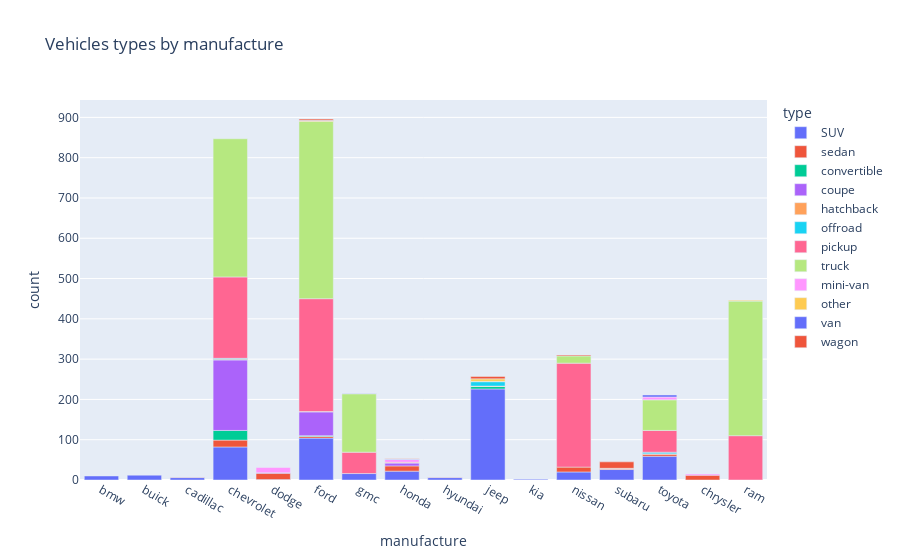

Source (notebook cell):
### Markdown cell above
Por último existe um gráfico em barras que entrega uma visualização mais ampla da quantidade de veículos filtrados apenas pelos valores inseridos no input inicial, assim conseguimos observar essas quantidades divididas por fabricante, e também com um pequeno filtro interativo do plotly express que nos permite escolher quais tipos de veículos queremos visualizar.

### Code cell
# Agregando os tipos de veículos por marca
aggregated_data = filter_by_price.groupby(['manufacture', 'type']).size().reset_index(name='count')
# criar um gráfico de barras
fig = px.bar(aggregated_data, x='manufacture', y='count',
            color='type',
            title='Vehicles types by manufacture')
# exibir um gráfico plotly interativo
fig.show()

### Figure 1 — Plotly figure (JSON) as saved in the notebook; plotly's stock layout.template omitted (floating-point values rounded to 4 significant figures)
{"data": [{"hovertemplate": "type=SUV<br>manufacture=%{x}<br>count=%{y}<extra></extra>", "legendgroup": "SUV", "marker": {"color": "#636efa", "pattern": {"shape": ""}}, "name": "SUV", "orientation": "v", "showlegend": true, "textposition": "auto", "type": "bar", "x": ["bmw", "buick", "cadillac", "chevrolet", "dodge", "ford", "gmc", "honda", "hyundai", "jeep", "kia", "nissan", "subaru", "toyota"], "xaxis": "x", "y": [10, 12, 6, 82, 1, 104, 16, 22, 6, 226, 2, 20, 26, 59], "yaxis": "y"}, {"hovertemplate": "type=sedan<br>manufacture=%{x}<br>count=%{y}<extra></extra>", "legendgroup": "sedan", "marker": {"color": "#EF553B", "pattern": {"shape": ""}}, "name": "sedan", "orientation": "v", "showlegend": true, "textposition": "auto", "type": "bar", "x": ["cadillac", "chevrolet", "chrysler", "dodge", "ford", "honda", "hyundai", "nissan", "subaru", "toyota"], "xaxis": "x", "y": [1, 17, 12, 16, 4, 13, 1, 12, 2, 5], "yaxis": "y"}, {"hovertemplate": "type=convertible<br>manufacture=%{x}<br>count=%{y}<extra></extra>", "legendgroup": "convertible", "marker": {"color": "#00cc96", "pattern": {"shape": ""}}, "name": "convertible", "orientation": "v", "showlegend": true, "textposition": "auto", "type": "bar", "x": ["chevrolet", "ford", "jeep"], "xaxis": "x", "y": [24, 2, 6], "yaxis": "y"}, {"hovertemplate": "type=coupe<br>manufacture=%{x}<br>count=%{y}<extra></extra>", "legendgroup": "coupe", "marker": {"color": "#ab63fa", "pattern": {"shape": ""}}, "name": "coupe", "orientation": "v", "showlegend": true, "textposition": "auto", "type": "bar", "x": ["chevrolet", "dodge", "ford", "honda"], "xaxis": "x", "y": [175, 1, 59, 7], "yaxis": "y"}, {"hovertemplate": "type=hatchback<br>manufacture=%{x}<br>count=%{y}<extra></extra>", "legendgroup": "hatchback", "marker": {"color": "#FFA15A", "pattern": {"shape": ""}}, "name": "hatchback", "orientation": "v", "showlegend": true, "textposition": "auto", "type": "bar", "x": ["chevrolet", "ford", "honda", "jeep", "subaru", "toyota"], "xaxis": "x", "y": [2, 1, 2, 1, 1, 1], "yaxis": "y"}, {"hovertemplate": "type=offroad<br>manufacture=%{x}<br>count=%{y}<extra></extra>", "legendgroup": "offroad", "marker": {"color": "#19d3f3", "pattern": {"shape": ""}}, "name": "offroad", "orientation": "v", "showlegend": true, "textposition": "auto", "type": "bar", "x": ["chevrolet", "jeep", "toyota"], "xaxis": "x", "y": [2, 11, 4], "yaxis": "y"}, {"hovertemplate": "type=pickup<br>manufacture=%{x}<br>count=%{y}<extra></extra>", "legendgroup": "pickup", "marker": {"color": "#FF6692", "pattern": {"shape": ""}}, "name": "pickup", "orientation": "v", "showlegend": true, "textposition": "auto", "type": "bar", "x": ["chevrolet", "ford", "gmc", "nissan", "ram", "toyota"], "xaxis": "x", "y": [202, 280, 53, 258, 110, 54], "yaxis": "y"}, {"hovertemplate": "type=truck<br>manufacture=%{x}<br>count=%{y}<extra></extra>", "legendgroup": "truck", "marker": {"color": "#B6E880", "pattern": {"shape": ""}}, "name": "truck", "orientation": "v", "showlegend": true, "textposition": "auto", "type": "bar", "x": ["chevrolet", "ford", "gmc", "jeep", "nissan", "ram", "toyota"], "xaxis": "x", "y": [343, 440, 145, 1, 18, 334, 76], "yaxis": "y"}, {"hovertemplate": "type=mini-van<br>manufacture=%{x}<br>count=%{y}<extra></extra>", "legendgroup": "mini-van", "marker": {"color": "#FF97FF", "pattern": {"shape": ""}}, "name": "mini-van", "orientation": "v", "showlegend": true, "textposition": "auto", "type": "bar", "x": ["chrysler", "dodge", "honda", "toyota"], "xaxis": "x", "y": [3, 13, 7, 7], "yaxis": "y"}, {"hovertemplate": "type=other<br>manufacture=%{x}<br>count=%{y}<extra></extra>", "legendgroup": "other", "marker": {"color": "#FECB52", "pattern": {"shape": ""}}, "name": "other", "orientation": "v", "showlegend": true, "textposition": "auto", "type": "bar", "x": ["ford", "jeep", "ram"], "xaxis": "x", "y": [2, 6, 2], "yaxis": "y"}, {"hovertemplate": "type=van<br>manufacture=%{x}<br>count=%{y}<extra></extra>", "legendgroup": "van", "marker": {"color": "#636efa", "pattern": {"shape": ""}}, "name": "van", "orientation": "v", "showlegend": true, "textposition": "auto", "type": "bar", "x": ["ford", "gmc", "honda", "toyota"], "xaxis": "x", "y": [1, 1, 1, 5], "yaxis": "y"}, {"hovertemplate": "type=wagon<br>manufacture=%{x}<br>count=%{y}<extra></extra>", "legendgroup": "wagon", "marker": {"color": "#EF553B", "pattern": {"shape": ""}}, "name": "wagon", "orientation": "v", "showlegend": true, "textposition": "auto", "type": "bar", "x": ["ford", "honda", "jeep", "nissan", "subaru"], "xaxis": "x", "y": [3, 1, 6, 2, 16], "yaxis": "y"}], "layout": {"barmode": "relative", "legend": {"title": {"text": "type"}, "tracegroupgap": 0}, "title": {"text": "Vehicles types by manufacture"}, "xaxis": {"anchor": "y", "domain": [0, 1], "title": {"text": "manufacture"}}, "yaxis": {"anchor": "x", "domain": [0, 1], "title": {"text": "count"}}}}
